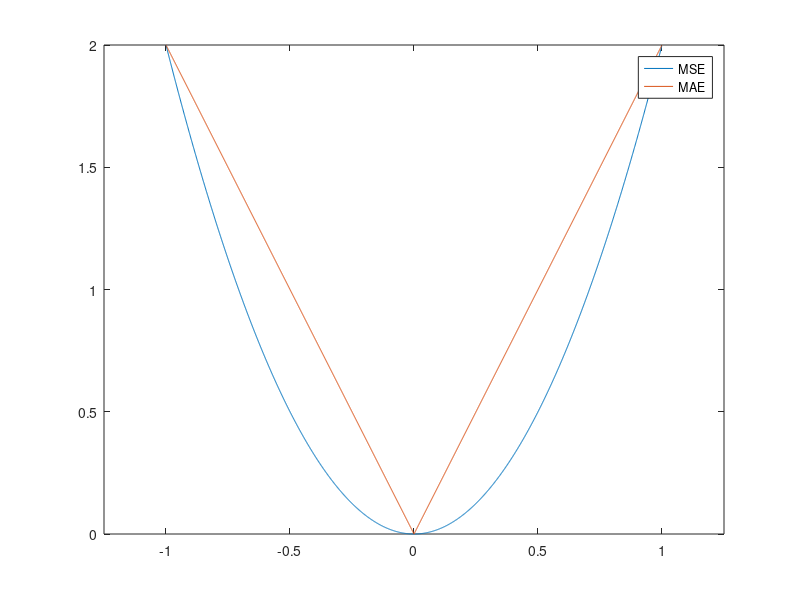
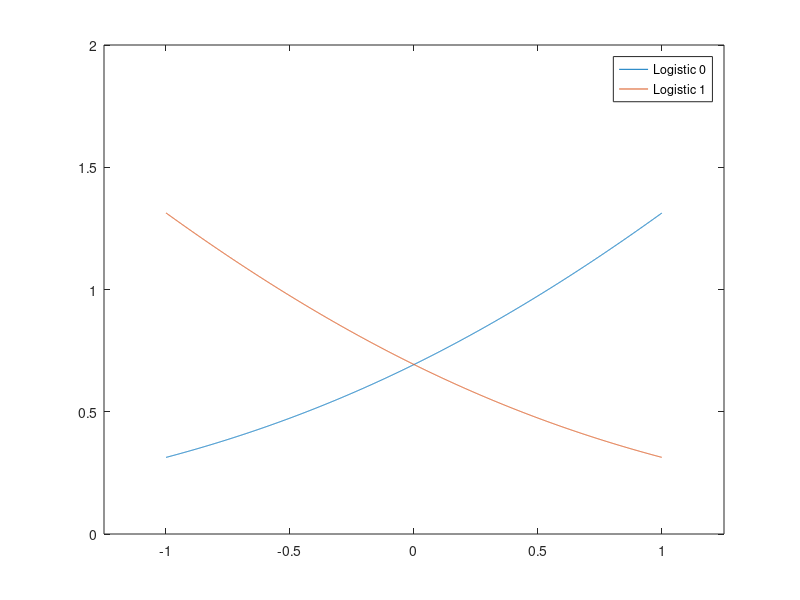
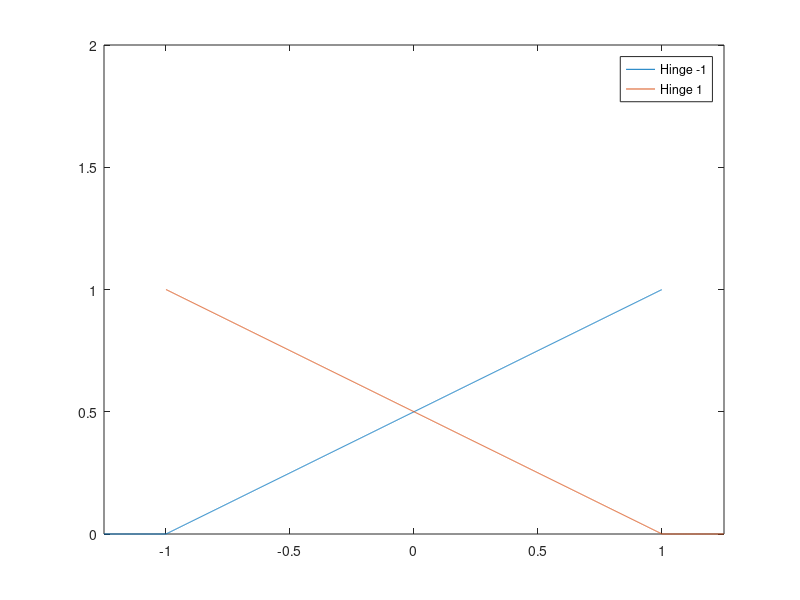
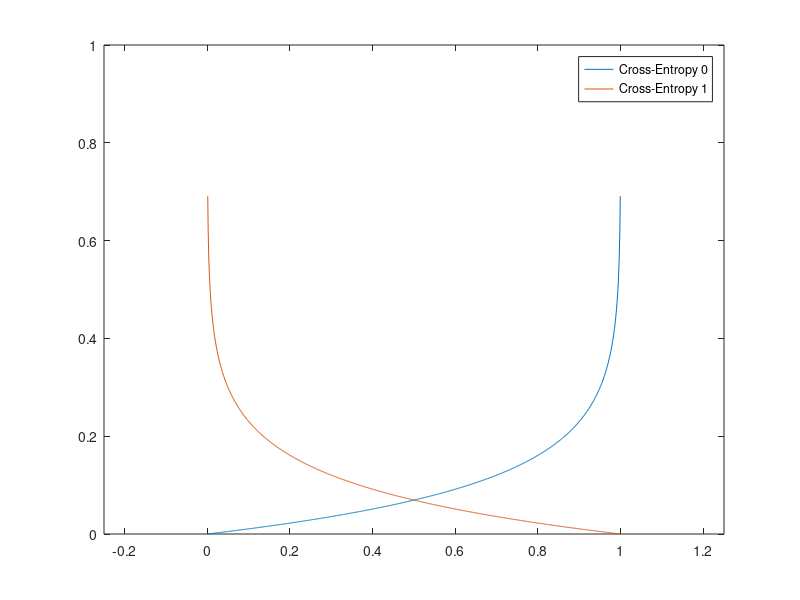

These figures' MATLAB source, in order: (Note: this script raises an error after producing the figures.)
clear; close all; clc;

h = 0.001;

zreal = -1:h:1; zreal(end) = [];
zlog = -1:h:1; zlog(end) = [];
zhinge0 = -1.25:h:1; zhinge0(end) = [];
zhinge1 = -1:h:1.25; zhinge1(end) = [];
zprob = 0:h:1; zprob(end) = [];

% Regression: y in Reals
y = 0;
mse = 2 * (zreal - y).^2;
mae = 2 * abs(zreal - y);

% Classification y in Reals
y = -1;
logistic0 = log(1 + exp(-y * zlog));
hinge0 = max(0, 1 - y * zhinge0)/2; 

y = 1;
logistic1 = log(1 + exp(-y * zlog));
hinge1 = max(0, 1 - y * zhinge1)/2; 

% Classification y in [0, 1]
y = 0;
crossentropy0 = -(y * log(zprob) + (1 - y) * log(1 - zprob))/10;

y = 1;
crossentropy1 = -(y * log(zprob) + (1 - y) * log(1 - zprob))/10;

figure
plot(zreal, mse)
hold on
plot(zreal, mae)
legend("MSE", "MAE")
xlim([-1.25 1.25])
ylim([0 2])

figure
plot(zlog, logistic0)
hold on
plot(zlog, logistic1)
legend("Logistic 0", "Logistic 1")
xlim([-1.25 1.25])
ylim([0 2])

figure
plot(zhinge0, hinge0)
hold on
plot(zhinge1, hinge1)
legend("Hinge -1", "Hinge 1")
xlim([-1.25 1.25])
ylim([0 2])

figure
plot(zprob, crossentropy0)
hold on
plot(zprob, crossentropy1)
legend("Cross-Entropy 0", "Cross-Entropy 1")
xlim([-0.25 1.25])
ylim([0 1])

% Export data
writetable(array2table([zreal.' mse.' mae.'], 'VariableNames', {'z', 'mse', 'mae'}), 'regression.csv', 'LineEnding', '\n') 
writetable(array2table([zlog.' logistic0.' logistic1.'], 'VariableNames', {'z', 'logistic0', 'logistic1'}), 'logistic.csv', 'LineEnding', '\n') 
writetable(array2table([zhinge0.' zhinge1.' hinge0.' hinge1.'], 'VariableNames', {'z0', 'z1', 'hinge0', 'hinge1'}), 'hinge.csv', 'LineEnding', '\n') 
writetable(array2table([(zprob-0.5).' crossentropy0.' crossentropy1.'], 'VariableNames', {'z', 'crossentropy0', 'crossentropy1'}), 'crossentropy.csv', 'LineEnding', '\n') 
